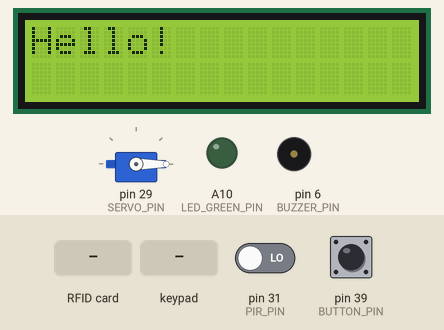
Bench run of a sketch on a simulated Arduino Mega 2560, built with avr-gcc and run on an emulated ATmega2560. Shown: 16×2 character LCD, servo, output pins drawn as LEDs (lit = HIGH), buzzer (waves = sounding). The inputs (shaded band) are chosen by the test bench; at power-on: pin 39 (BUTTON_PIN) HIGH, pin 31 (PIR_PIN) LOW. EEPROM starts erased; pins used as bus, display or sensor lines are not drawn; what the sketch prints to the serial monitor is not drawn.

Above: at 9.4 s.
9.5 s: RFID card 24 F9 DA BA held to the reader
At 11.5 s:
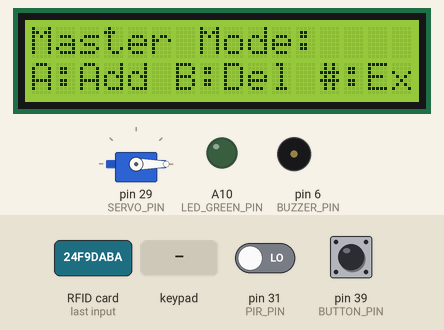
12.0 s: key 'A' pressed
At 12.3 s:
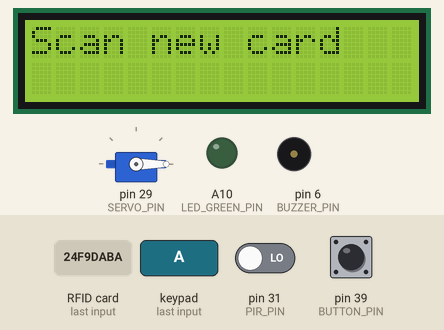
13.5 s: RFID card 5E 7A 19 C4 held to the reader
At 14.3 s:
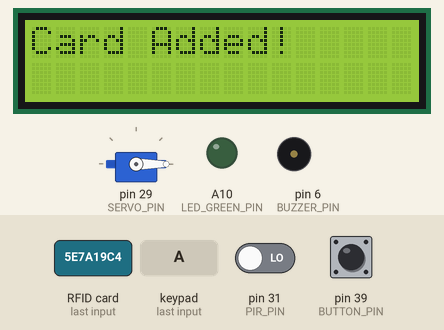
16.5 s: keypad keys 9 9 9 9 # pressed 0.4 s apart
At 19.4 s:
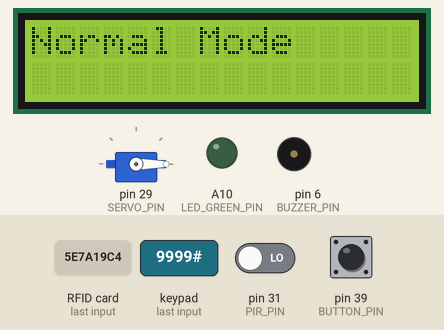
20.0 s: pin 39 (BUTTON_PIN) pulled LOW for 0.15 s
At 20.4 s:
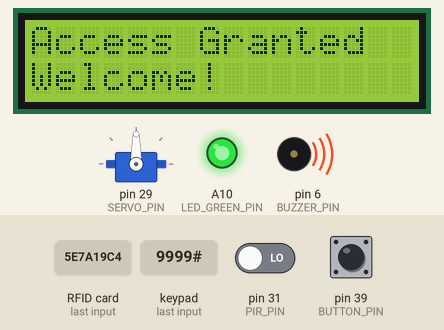
23.0 s: key '*' pressed
At 29.5 s:
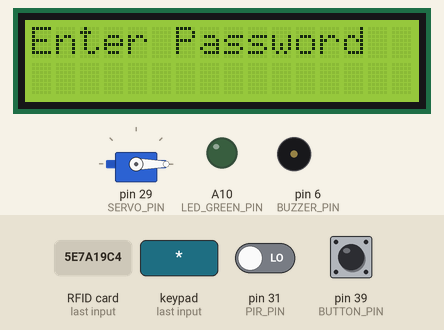
Timing chart, 0 to 30.5 s (numbered marks = the images above; inputs shaded):
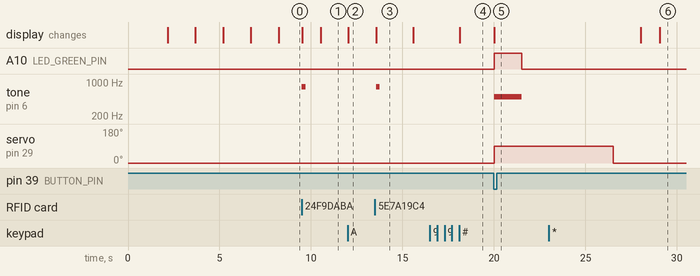

Measured:
- after the input at 9.5 s, tone on pin 6 (BUZZER_PIN): silent → 800 Hz at once, → silent 0.20 s later; the display: first changes at once (image 1 shows a later state)
- after the input at 12.0 s, the display: changes at once (image 2)
- after the input at 13.5 s, tone on pin 6 (BUZZER_PIN): silent → 800 Hz after 0.06 s, → silent 0.20 s later; the display: changes after 0.06 s (image 3)
- after the input at 16.5 s, the display: changes after 1.6 s (image 4)
- after the input at 20.0 s, A10 (LED_GREEN_PIN): LOW → HIGH at once, → LOW 1.5 s later; tone on pin 6 (BUZZER_PIN): silent → 500 Hz at once, → silent 1.5 s later; servo on pin 29 (SERVO_PIN): 0° → 90° at once; the display: changes at once (image 5)
- after the input at 23.0 s, the display: first changes after 5.0 s (image 6 shows a later state)
- what the display in image 3 shows lasts 2.0 s, from 13.6 s to 15.6 s

The sketch:

cuatudong.ino
```cpp
#include <Wire.h>
#include <LiquidCrystal_I2C.h>
#include <Keypad.h>
#include <SPI.h>
#include <MFRC522.h>
#include <Servo.h>
#include <EEPROM.h>

// Định nghĩa các chân cho Keypad
const byte ROWS = 4;
const byte COLS = 4;
char keys[ROWS][COLS] = {
  {'1', '2', '3', 'A'},
  {'4', '5', '6', 'B'},
  {'7', '8', '9', 'C'},
  {'*', '0', '#', 'D'}
};
byte rowPins[ROWS] = {A0, A1, A2, A3};
byte colPins[COLS] = {A4, A5, A6, A7};

Keypad keypad = Keypad(makeKeymap(keys), rowPins, colPins, ROWS, COLS);

// Đối tượng LCD
LiquidCrystal_I2C lcd(0x27, 16, 2);

// Định nghĩa các chân và hằng số
#define RST_PIN         49
#define SS_PIN          53
#define MAX_UIDS        10
#define UID_LENGTH      4
#define BUZZER_PIN      6
#define LED_GREEN_PIN   A10
#define SERVO_PIN       29
#define PIR_PIN         31
#define BUTTON_PIN      39

// EEPROM addresses
#define EEPROM_START_ADDRESS 0
#define UID_TOTAL_ADDRESS 100
#define PASSWORD_ADDRESS 150

// Mã bí mật để đổi mật khẩu
#define SECRET_CODE "9999"

MFRC522 rfid(SS_PIN, RST_PIN);
Servo myServo;

// Các biến toàn cục
String inputPassword = "";
String correctPassword = "1234";  // Mật khẩu mặc định
int servoAngle = 0;
int wrongAttempts = 0;
const String masterUID = "24F9DABA";
bool isMasterMode = false;
bool isChangingPassword = false;

// Mảng lưu trữ các UID được phép
String authorizedUIDs[MAX_UIDS];
int totalUIDs = 0;

void setup() {
  // Khởi tạo LCD
  lcd.init();
  lcd.backlight();
  lcd.print("Initializing...");

  // Khởi tạo các chân IO
  pinMode(BUTTON_PIN, INPUT_PULLUP);
  pinMode(BUZZER_PIN, OUTPUT);
  pinMode(LED_GREEN_PIN, OUTPUT);
  pinMode(PIR_PIN, INPUT);

  // Khởi tạo SPI và RFID
  SPI.begin();
  rfid.PCD_Init();

  // Khởi tạo Servo
  myServo.attach(SERVO_PIN);
  myServo.write(0);

  // Đọc dữ liệu từ EEPROM
  loadAuthorizedUIDs();
  loadSavedPassword();

  Serial.begin(9600);
  lcd.clear();
  lcd.setCursor(0, 0);
  lcd.print("Group 14");
  lcd.setCursor(0, 1);
  lcd.print("Automatic door system");

  delay(2000);

  lcd.clear();
  lcd.setCursor(0, 0);
  lcd.print("Member");
  delay(1500);

  lcd.setCursor(0, 0);
  lcd.print("TRUONG THANH DAT");
  delay(1500);

  lcd.setCursor(0, 0);
  lcd.print("NGUYEN TUAN DUNG");
  delay(1500);

  lcd.clear();
  lcd.setCursor(0, 0);
  lcd.print("DO DINH ANH DUC");
  delay(1500);

  lcd.clear();
  lcd.setCursor(0, 0);
  lcd.print("Hello!");


}

void loop() {
  if (isMasterMode) {
    handleMasterMode();
  } else {
    handleNormalMode();
  }
}

void handleMasterMode() {
  static bool waitingForCard = false;
  static char lastCommand = '\0';

  if (!waitingForCard) {
    lcd.setCursor(0, 0);
    lcd.print("Master Mode:");
    lcd.setCursor(0, 1);
    lcd.print("A:Add B:Del #:Exit");
  }

  char key = keypad.getKey();
  if (key && !waitingForCard) {
    switch (key) {
      case 'A':
        waitingForCard = true;
        lastCommand = 'A';
        lcd.clear();
        lcd.print("Scan new card");
        break;

      case 'B':
        waitingForCard = true;
        lastCommand = 'B';
        lcd.clear();
        lcd.print("Scan to delete");
        break;

      case '#':
        isMasterMode = false;
        lcd.clear();
        lcd.print("Normal Mode");
        delay(1000);
        break;
    }
  }

  if (waitingForCard) {
    if (rfid.PICC_IsNewCardPresent() && rfid.PICC_ReadCardSerial()) {
      String cardUID = "";
      for (byte i = 0; i < rfid.uid.size; i++) {
        cardUID += String(rfid.uid.uidByte[i], HEX);
      }
      cardUID.toUpperCase();

      if (lastCommand == 'A') {
        addUID(cardUID);
      } else if (lastCommand == 'B') {
        removeUID(cardUID);
      }

      waitingForCard = false;
      lastCommand = '\0';

      rfid.PICC_HaltA();
      rfid.PCD_StopCrypto1();

      delay(1000);
    }
  }
}

void handleNormalMode() {
  if (digitalRead(BUTTON_PIN) == LOW) {
    openDoor();
    delay(500);
  }

  char key = keypad.getKey();
  if (key) {
    handleKeypad(key);
  }

  if (rfid.PICC_IsNewCardPresent() && rfid.PICC_ReadCardSerial()) {
    String rfidUID = "";
    for (byte i = 0; i < rfid.uid.size; i++) {
      rfidUID += String(rfid.uid.uidByte[i], HEX);
    }
    rfidUID.toUpperCase();

    Serial.print("Card detected: ");
    Serial.println(rfidUID);

    if (rfidUID == masterUID) {
      isMasterMode = true;
      tone(BUZZER_PIN, 800, 200);
      lcd.clear();
      lcd.print("Master Mode");
      delay(1000);
    } else {
      bool authorized = false;
      for (int i = 0; i < totalUIDs; i++) {
        if (rfidUID == authorizedUIDs[i]) {
          authorized = true;
          break;
        }
      }

      if (authorized) {
        openDoor();
      } else {
        lcd.clear();
        lcd.print("Access Denied");
        tone(BUZZER_PIN, 1000, 1000);
        delay(2000);
      }
    }

    rfid.PICC_HaltA();
    rfid.PCD_StopCrypto1();
  }
}

void handleKeypad(char key) {
  if (isChangingPassword) {
    handlePasswordChange(key);
    return;
  }

  if (wrongAttempts >= 3) {
    lcd.clear();
    lcd.print("System Locked!");
    delay(30000);
    wrongAttempts = 0;
    lcd.clear();
    lcd.print("Enter Password");
    return;
  }

  if (key == '#') {
    if (inputPassword == SECRET_CODE) {
      isChangingPassword = true;
      lcd.clear();
      lcd.print("New Password:");
      inputPassword = "";
      return;
    }

    if (inputPassword == correctPassword) {
      openDoor();
    } else {
      lcd.clear();
      lcd.print("Wrong Password");
      tone(BUZZER_PIN, 1000);
      wrongAttempts++;
      delay(2000);
      noTone(BUZZER_PIN);
    }
    inputPassword = "";
    lcd.clear();
    lcd.print("Enter Password");
  } else if (key == '*') {
    inputPassword = "";
    lcd.clear();
    lcd.print("Cleared");
    delay(1000);
    lcd.clear();
    lcd.print("Enter Password");
  } else {
    inputPassword += key;
    lcd.clear();
    lcd.print("Enter Password:");
    lcd.setCursor(0, 1);
    lcd.print(inputPassword);
  }
}

void handlePasswordChange(char key) {
  if (key == '#') {
    if (inputPassword.length() >= 4) {
      saveNewPassword(inputPassword);
      correctPassword = inputPassword;

      lcd.clear();
      lcd.print("Password Changed!");
      tone(BUZZER_PIN, 800, 200);
      delay(1500);

      isChangingPassword = false;
      inputPassword = "";
      lcd.clear();
      lcd.print("Enter Password");
    } else {
      lcd.clear();
      lcd.print("Too Short!");
      tone(BUZZER_PIN, 400, 500);
      delay(1500);

      lcd.clear();
      lcd.print("New Password:");
      lcd.setCursor(0, 1);
      lcd.print(inputPassword);
    }
  } else if (key == '*') {
    inputPassword = "";
    lcd.clear();
    lcd.print("New Password:");
  } else {
    inputPassword += key;
    lcd.setCursor(0, 1);
    lcd.print(inputPassword);
  }
}

void openDoor() {
  lcd.clear();
  lcd.print("Access Granted");
  lcd.setCursor(0, 1);
  lcd.print("Welcome!");

  tone(BUZZER_PIN, 500);
  digitalWrite(LED_GREEN_PIN, HIGH);
  myServo.write(90);
  delay(1500);
  noTone(BUZZER_PIN);

  unsigned long startTime = millis();
  bool motionDetected = false;

  while (millis() - startTime < 5000) {
    if (digitalRead(PIR_PIN) == HIGH) {
      motionDetected = true;
      digitalWrite(LED_GREEN_PIN, HIGH);
      lcd.clear();
      lcd.print("Motion detected!");
      startTime = millis();
    } else {
      digitalWrite(LED_GREEN_PIN, LOW);  // Tắt LED nếu không có chuyển động
    }
    delay(100);
  }

  myServo.write(0);
  digitalWrite(LED_GREEN_PIN, LOW);
  delay(1000);
}

void loadAuthorizedUIDs() {
  totalUIDs = EEPROM.read(UID_TOTAL_ADDRESS);
  if (totalUIDs > MAX_UIDS) totalUIDs = 0;

  for (int i = 0; i < totalUIDs; i++) {
    String uid = "";
    for (int j = 0; j < UID_LENGTH * 2; j++) {
      char c = EEPROM.read(EEPROM_START_ADDRESS + (i * UID_LENGTH * 2) + j);
      if (c != 0) uid += c;
    }
    authorizedUIDs[i] = uid;
  }
}

void saveAuthorizedUIDs() {
  EEPROM.write(UID_TOTAL_ADDRESS, totalUIDs);
  for (int i = 0; i < totalUIDs; i++) {
    String uid = authorizedUIDs[i];
    for (int j = 0; j < uid.length(); j++) {
      EEPROM.write(EEPROM_START_ADDRESS + (i * UID_LENGTH * 2) + j, uid[j]);
    }
  }
}

void addUID(String uid) {
  for (int i = 0; i < totalUIDs; i++) {
    if (authorizedUIDs[i] == uid) {
      lcd.clear();
      lcd.print("Card exists!");
      tone(BUZZER_PIN, 400, 500);
      delay(1000);
      return;
    }
  }

  if (totalUIDs < MAX_UIDS) {
    authorizedUIDs[totalUIDs++] = uid;
    saveAuthorizedUIDs();
    lcd.clear();
    lcd.print("Card Added!");
    tone(BUZZER_PIN, 800, 200);
    delay(1000);
  } else {
    lcd.clear();
    lcd.print("Memory Full!");
    tone(BUZZER_PIN, 400, 500);
    delay(1000);
  }
}

void removeUID(String uid) {
  bool found = false;
  for (int i = 0; i < totalUIDs; i++) {
    if (authorizedUIDs[i] == uid) {
      for (int j = i; j < totalUIDs - 1; j++) {
        authorizedUIDs[j] = authorizedUIDs[j + 1];
      }
      totalUIDs--;
      saveAuthorizedUIDs();
      found = true;
      break;
    }
  }

  lcd.clear();
  if (found) {
    lcd.print("Card Removed!");
    tone(BUZZER_PIN, 800, 200);
  } else {
    lcd.print("Card Not Found!");
    tone(BUZZER_PIN, 400, 500);
  }
  delay(1000);
}

void saveNewPassword(String newPassword) {
  EEPROM.write(PASSWORD_ADDRESS, newPassword.length());
  for (int i = 0; i < newPassword.length(); i++) {
    EEPROM.write(PASSWORD_ADDRESS + 1 + i, newPassword[i]);
  }
}

void loadSavedPassword() {
  int passLength = EEPROM.read(PASSWORD_ADDRESS);
  if (passLength > 0 && passLength < 20) {
    String savedPassword = "";
    for (int i = 0; i < passLength; i++) {
      savedPassword += char(EEPROM.read(PASSWORD_ADDRESS + 1 + i));
    }
    if (savedPassword.length() > 0) {
      correctPassword = savedPassword;
    }
  }
}
```
